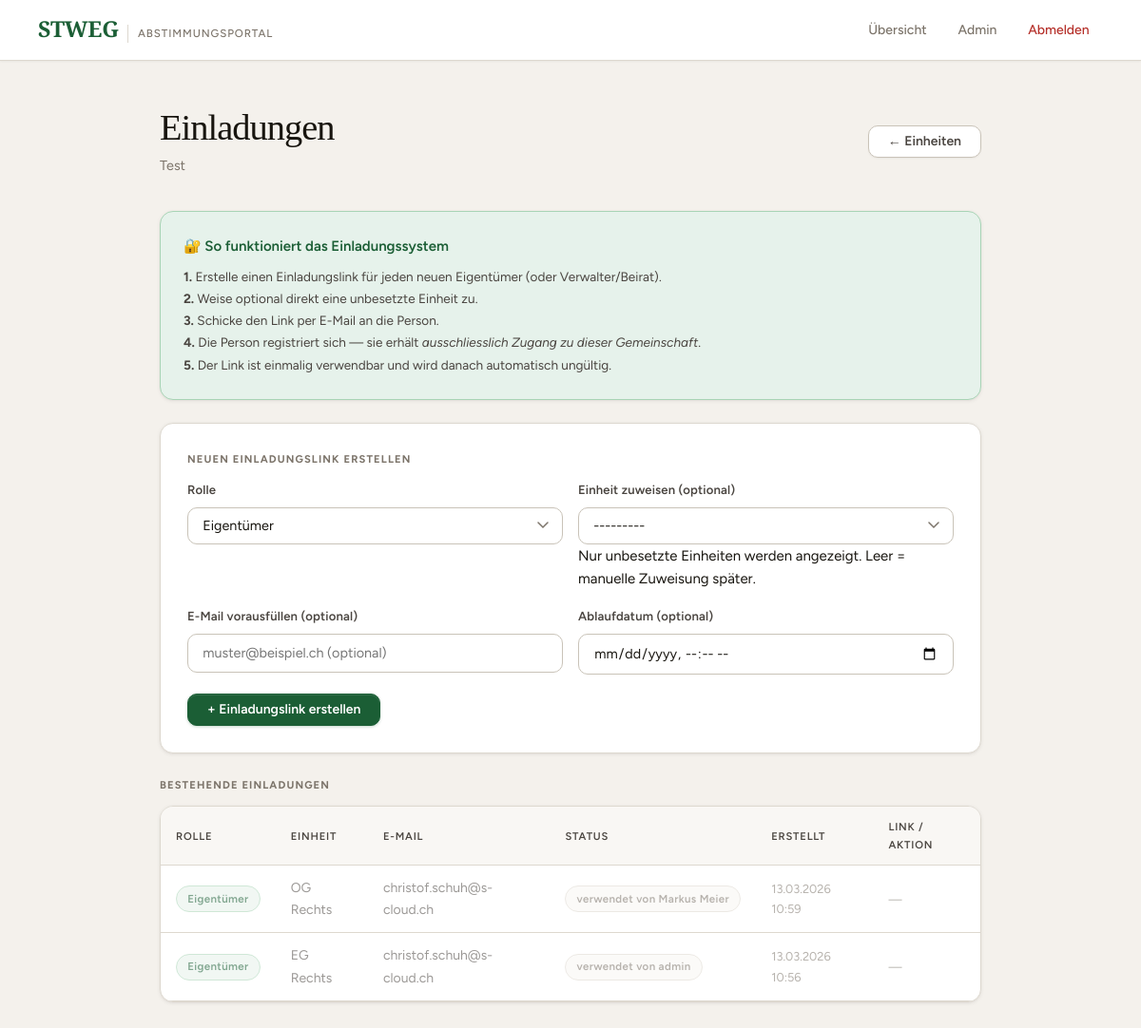
/community/1/einladungen/ (signed in), run on the app's committed database.
### voting/models.py (models this page shows, shortened)
class Community(models.Model):
    name       = models.CharField(max_length=200)
    address    = models.TextField()
    created_at = models.DateTimeField(auto_now_add=True)
    created_by = models.ForeignKey(
        User, on_delete=models.SET_NULL, null=True, blank=True,
        related_name='created_communities',
    )
    quorum = models.DecimalField(
        max_digits=5, decimal_places=1, default=Decimal('0'),
        verbose_name="Quorum (‰)",
        help_text="Mindest-Beteiligung in Wertquoten ‰ für gültige Abstimmung (0 = kein Quorum)",
    )
    def is_admin(self, user):
        return (
            self.created_by == user
            or user.is_staff
            or self.memberships.filter(
                user=user, role=CommunityMembership.Role.MANAGER
            ).exists()
        )
    class Meta:
        verbose_name        = "Gemeinschaft"
        verbose_name_plural = "Gemeinschaften"

class InviteToken(models.Model):
    class Role(models.TextChoices):
        OWNER   = 'owner',   'Eigentümer'
        MANAGER = 'manager', 'Verwalter'
        BOARD   = 'board',   'Beirat'
    community = models.ForeignKey(
        Community, on_delete=models.CASCADE, related_name='invite_tokens',
    )
    token = models.UUIDField(default=uuid.uuid4, unique=True, editable=False)
    email = models.EmailField(
        blank=True,
        help_text="Optional: E-Mail-Adresse vorausfüllen",
    )
    unit = models.ForeignKey(
        Unit, on_delete=models.SET_NULL, null=True, blank=True,
        related_name='invite_tokens',
        help_text="Optional: Einheit automatisch zuweisen (nur bei Rolle Eigentümer)",
    )
    role = models.CharField(max_length=10, choices=Role.choices, default=Role.OWNER)
    created_by = models.ForeignKey(
        User, on_delete=models.SET_NULL, null=True,
        related_name='created_invites',
    )
    created_at = models.DateTimeField(auto_now_add=True)
    expires_at = models.DateTimeField(
        null=True, blank=True,
        help_text="Leer = kein Ablaufdatum",
    )
    used_at = models.DateTimeField(null=True, blank=True)
    used_by = models.ForeignKey(
        User, on_delete=models.SET_NULL, null=True, blank=True,
        related_name='used_invites',
    )
    is_active = models.BooleanField(default=True, help_text="Deaktivieren = Link sofort ungültig")
    class Meta:
        verbose_name        = "Einladung"
        verbose_name_plural = "Einladungen"
        ordering            = ['-created_at']
    @property
    def is_valid(self):
        if not self.is_active:
            return False
        if self.used_at is not None:
            return False
        if self.expires_at and self.expires_at < timezone.now():
            return False
        return True
    @property
    def status_display(self):
        if self.used_at:
            return 'verwendet'
        if not self.is_active:
            return 'widerrufen'
        if self.expires_at and self.expires_at < timezone.now():
            return 'abgelaufen'
        return 'aktiv'

class Unit(models.Model):
    community   = models.ForeignKey(Community, on_delete=models.CASCADE, related_name='units')
    owner       = models.ForeignKey(
        User, on_delete=models.SET_NULL, null=True, blank=True,
        related_name='units',
    )
    unit_number = models.CharField(max_length=20, verbose_name="Einheitsnummer")
    description = models.CharField(max_length=200, blank=True)
    quota       = models.DecimalField(max_digits=6, decimal_places=1, verbose_name="Wertquote (‰)")
    class Meta:
        verbose_name        = "Einheit"
        verbose_name_plural = "Einheiten"
        ordering            = ['unit_number']

### voting/views.py (the view)
@login_required
def invite_manage(request, community_id):
    community = get_object_or_404(Community, id=community_id)
    if not community.is_admin(request.user):
        messages.error(request, "Keine Berechtigung.")
        return redirect('voting:dashboard')
    tokens = community.invite_tokens.select_related('created_by', 'used_by', 'unit').order_by('-created_at')
    if request.method == 'POST':
        form = InviteTokenForm(request.POST, community=community)
        if form.is_valid():
            token            = form.save(commit=False)
            token.community  = community
            token.created_by = request.user
            token.save()
            messages.success(request, "Einladungslink erstellt.")
            return redirect('voting:invite_manage', community_id=community_id)
    else:
        form = InviteTokenForm(community=community)
    return render(request, 'voting/invite_manage.html', {
        'community': community,
        'tokens':    tokens,
        'form':      form,
    })

### voting/templates/voting/invite_manage.html (shortened to what this page needs)
{% extends "voting/base.html" %}
{% block content %}
<div class="page-header flex-between">
    <div>
        <h1>Einladungen</h1>
        <p>{{ community.name }}</p>
    </div>
    <a href="{% url 'voting:unit_manage' community.id %}" class="btn btn-outline">← Einheiten</a>
</div>
<div class="card" style="padding:1.5rem;background:var(--accent-light);border-color:var(--accent-border);margin-bottom:1.5rem;">
    <div style="font-weight:600;color:var(--accent);margin-bottom:0.5rem;">🔐 So funktioniert das Einladungssystem</div>
    <div style="font-size:0.85rem;color:var(--text-secondary);line-height:1.7;">
        <strong>1.</strong> Erstelle einen Einladungslink für jeden neuen Eigentümer (oder Verwalter/Beirat).<br>
        <strong>2.</strong> Weise optional direkt eine unbesetzte Einheit zu.<br>
        <strong>3.</strong> Schicke den Link per E-Mail an die Person.<br>
        <strong>4.</strong> Die Person registriert sich — sie erhält <em>ausschliesslich Zugang zu dieser Gemeinschaft</em>.<br>
        <strong>5.</strong> Der Link ist einmalig verwendbar und wird danach automatisch ungültig.
    </div>
</div>
<div class="card" style="padding:1.75rem;margin-bottom:1.5rem;">
    <div class="section-label">Neuen Einladungslink erstellen</div>
    <form method="post">
        <div style="display:grid;grid-template-columns:1fr 1fr;gap:1rem;margin-bottom:1rem;">
            <div class="form-group" style="margin:0;">
                <label>{{ form.role.label }}</label>
                {{ form.role }}
            </div>
            <div class="form-group" style="margin:0;">
                <label>{{ form.unit.label }}</label>
                {{ form.unit }}
                {% if form.unit.help_text %}
                <div class="help-text">{{ form.unit.help_text }}</div>
                {% endif %}
            </div>
        </div>
        <div style="display:grid;grid-template-columns:1fr 1fr;gap:1rem;margin-bottom:1.25rem;">
            <div class="form-group" style="margin:0;">
                <label>{{ form.email.label }}</label>
                {{ form.email }}
            </div>
            <div class="form-group" style="margin:0;">
                <label>{{ form.expires_at.label }}</label>
                {{ form.expires_at }}
            </div>
        </div>
        <button type="submit" class="btn btn-primary">+ Einladungslink erstellen</button>
    </form>
</div>
<div class="section-label">Bestehende Einladungen</div>
{% if tokens %}
<div class="card" style="padding:0;overflow:hidden;">
    <table style="width:100%;border-collapse:collapse;font-size:0.875rem;">
        <thead>
            <tr style="background:var(--bg-subtle);border-bottom:1px solid var(--border);">
                <th style="padding:0.75rem 1rem;text-align:left;font-weight:600;color:var(--text-secondary);">Rolle</th>
                <th style="padding:0.75rem 1rem;text-align:left;font-weight:600;color:var(--text-secondary);">Einheit</th>
                <th style="padding:0.75rem 1rem;text-align:left;font-weight:600;color:var(--text-secondary);">E-Mail</th>
                <th style="padding:0.75rem 1rem;text-align:left;font-weight:600;color:var(--text-secondary);">Status</th>
                <th style="padding:0.75rem 1rem;text-align:left;font-weight:600;color:var(--text-secondary);">Erstellt</th>
                <th style="padding:0.75rem 1rem;text-align:left;font-weight:600;color:var(--text-secondary);">Link / Aktion</th>
            </tr>
        </thead>
        <tbody>
        {% for tok in tokens %}
            <tr style="border-bottom:1px solid var(--border);{% if not tok.is_valid %}opacity:0.55;{% endif %}">
                <td style="padding:0.75rem 1rem;">
                    {% if tok.role == 'owner' %}
                        <span class="badge badge-open">Eigentümer</span>
                    {% elif tok.role == 'manager' %}
                        <span class="badge" style="background:var(--blue-light);color:var(--blue);border-color:var(--blue);">Verwalter</span>
                    {% else %}
                        <span class="badge badge-pending">Beirat</span>
                    {% endif %}
                </td>
                <td style="padding:0.75rem 1rem;color:var(--text-secondary);">
                    {{ tok.unit.unit_number|default:"—" }}
                </td>
                <td style="padding:0.75rem 1rem;color:var(--text-secondary);">
                    {{ tok.email|default:"—" }}
                </td>
                <td style="padding:0.75rem 1rem;">
                    {% if tok.status_display == 'aktiv' %}
                        <span class="badge badge-open">✓ aktiv</span>
                    {% elif tok.status_display == 'verwendet' %}
                        <span class="badge badge-done">verwendet von {{ tok.used_by.get_full_name|default:tok.used_by.username }}</span>
                    {% elif tok.status_display == 'widerrufen' %}
                        <span class="badge" style="background:#f5f5f5;color:#888;border-color:#ccc;">widerrufen</span>
                    {% else %}
                        <span class="badge badge-pending">abgelaufen</span>
                    {% endif %}
                </td>
                <td style="padding:0.75rem 1rem;color:var(--text-muted);font-size:0.8rem;">
                    {{ tok.created_at|date:"d.m.Y H:i" }}
                </td>
                <td style="padding:0.75rem 1rem;">
                    {% if tok.is_valid %}
                        {% url 'voting:invite_register' tok.token as invite_path %}
                        <div style="display:flex;gap:0.5rem;align-items:center;flex-wrap:wrap;">
                            <input
                                type="text"
                                value="{{ request.scheme }}://{{ request.get_host }}{{ invite_path }}"
                                id="link-{{ tok.pk }}"
                                readonly
                                style="font-size:0.75rem;padding:0.3rem 0.5rem;border:1px solid var(--border);border-radius:var(--r-sm);background:var(--bg-subtle);color:var(--text-secondary);width:18rem;max-width:100%;"
                            >
                            <button
                                type="button"
                                onclick="navigator.clipboard.writeText(document.getElementById('link-{{ tok.pk }}').value).then(()=>{this.textContent='✓ Kopiert';setTimeout(()=>this.textContent='Kopieren',2000)})"
                                class="btn btn-outline btn-sm"
                                style="font-size:0.78rem;padding:0.3rem 0.65rem;"
                            >Kopieren</button>
                            <form method="post" action="{% url 'voting:invite_revoke' community.id tok.pk %}" style="display:inline;">
                                {% csrf_token %}
                                <button type="submit" class="btn btn-danger btn-sm" style="font-size:0.78rem;padding:0.3rem 0.65rem;"
                                    onclick="return confirm('Einladungslink widerrufen?')">
                                    Widerrufen
                                </button>
                            </form>
                        </div>
                    {% else %}
                        <span style="font-size:0.8rem;color:var(--text-muted);">—</span>
                    {% endif %}
                </td>
            </tr>
        {% endfor %}
        </tbody>
    </table>
</div>
{% endif %}
{% endblock %}

### data on the page
Community: name "Test"
InviteToken: role "Eigentümer", unit.unit_number "OG Rechts", email "christof.schuh@s-cloud.ch", used_by.get_full_name "Markus Meier", created_at "13.03.2026 10:59"
InviteToken: role "Eigentümer", unit.unit_number "EG Rechts", email "christof.schuh@s-cloud.ch", used_by.get_full_name "admin", created_at "13.03.2026 10:56"
